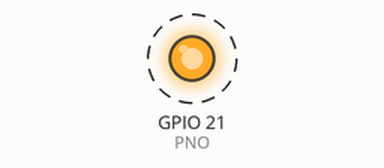
A program run on a simulated Raspberry Pi (BCM pin numbers). On the bench: output pins drawn as LEDs (lit = HIGH). Dashed ring = blinking. At 12.0 s the program stops and its outputs stay as they are.

Above: at 0.2 s.
Timing chart, 0 to 3.0 s (numbered marks = the images above):
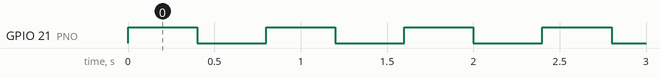

Measured:
- by itself, GPIO 21 (PNO): alternates HIGH for 0.40 s and LOW for 0.40 s, 30 changes in all, then stays LOW

The program:

led.py
```python
import RPi.GPIO as GPIO
import time

PNO = 21 # 抵抗に繋いだ側の、GPIOポート番号

GPIO.setmode(GPIO.BCM)
GPIO.setup(PNO, GPIO.OUT)

for i in range(15):
    GPIO.output(PNO, GPIO.HIGH) # 点灯
    time.sleep(0.4)
    GPIO.output(PNO, GPIO.LOW) # 消灯
    time.sleep(0.4)

GPIO.cleanup()
```
